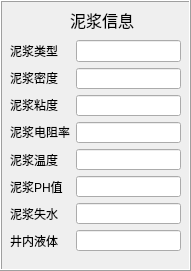
     <widget class="QFrame" name="frame_2">
      <property name="geometry">
       <rect>
        <x>260</x>
        <y>330</y>
        <width>191</width>
        <height>271</height>
       </rect>
      </property>
      <property name="styleSheet">
       <string notr="true">font: 10pt &quot;黑体&quot;;</string>
      </property>
      <property name="frameShape">
       <enum>QFrame::Box</enum>
      </property>
      <property name="frameShadow">
       <enum>QFrame::Raised</enum>
      </property>
      <widget class="QWidget" name="layoutWidget">
       <property name="geometry">
        <rect>
         <x>10</x>
         <y>40</y>
         <width>171</width>
         <height>211</height>
        </rect>
       </property>
       <property name="styleSheet">
        <string notr="true">font: 10pt &quot;黑体&quot;;</string>
       </property>
       <layout class="QGridLayout" name="gridLayout_3">
        <item row="0" column="0">
         <layout class="QVBoxLayout" name="verticalLayout_23">
          <item>
           <widget class="QLabel" name="label_55">
            <property name="styleSheet">
             <string notr="true">font: 10pt &quot;黑体&quot;;</string>
            </property>
            <property name="text">
             <string>泥浆类型</string>
            </property>
           </widget>
          </item>
          <item>
           <widget class="QLabel" name="label_56">
            <property name="styleSheet">
             <string notr="true">font: 10pt &quot;黑体&quot;;</string>
            </property>
            <property name="text">
             <string>泥浆密度</string>
            </property>
           </widget>
          </item>
          <item>
           <widget class="QLabel" name="label_57">
            <property name="styleSheet">
             <string notr="true">font: 10pt &quot;黑体&quot;;</string>
            </property>
            <property name="text">
             <string>泥浆粘度</string>
            </property>
           </widget>
          </item>
          <item>
           <widget class="QLabel" name="label_60">
            <property name="styleSheet">
             <string notr="true">font: 10pt &quot;黑体&quot;;</string>
            </property>
            <property name="text">
             <string>泥浆电阻率</string>
            </property>
           </widget>
          </item>
          <item>
           <widget class="QLabel" name="label_61">
            <property name="styleSheet">
             <string notr="true">font: 10pt &quot;黑体&quot;;</string>
            </property>
            <property name="text">
             <string>泥浆温度</string>
            </property>
           </widget>
          </item>
          <item>
           <widget class="QLabel" name="label_62">
            <property name="styleSheet">
             <string notr="true">font: 10pt &quot;黑体&quot;;</string>
            </property>
            <property name="text">
             <string>泥浆PH值</string>
            </property>
           </widget>
          </item>
          <item>
           <widget class="QLabel" name="label_58">
            <property name="styleSheet">
             <string notr="true">font: 10pt &quot;黑体&quot;;</string>
            </property>
            <property name="text">
             <string>泥浆失水</string>
            </property>
           </widget>
          </item>
          <item>
           <widget class="QLabel" name="label_59">
            <property name="styleSheet">
             <string notr="true">font: 10pt &quot;黑体&quot;;</string>
            </property>
            <property name="text">
             <string>井内液体</string>
            </property>
           </widget>
          </item>
         </layout>
        </item>
        <item row="0" column="1">
         <layout class="QVBoxLayout" name="verticalLayout_24">
          <item>
           <widget class="QLineEdit" name="lineEdit_60">
            <property name="styleSheet">
             <string notr="true">font: 10pt &quot;黑体&quot;;</string>
            </property>
           </widget>
          </item>
          <item>
           <widget class="QLineEdit" name="lineEdit_61">
            <property name="styleSheet">
             <string notr="true">font: 10pt &quot;黑体&quot;;</string>
            </property>
            <property name="text">
             <string/>
            </property>
           </widget>
          </item>
          <item>
           <widget class="QLineEdit" name="lineEdit_62">
            <property name="styleSheet">
             <string notr="true">font: 10pt &quot;黑体&quot;;</string>
            </property>
            <property name="text">
             <string/>
            </property>
           </widget>
          </item>
          <item>
           <widget class="QLineEdit" name="lineEdit_66">
            <property name="styleSheet">
             <string notr="true">font: 10pt &quot;黑体&quot;;</string>
            </property>
            <property name="text">
             <string/>
            </property>
           </widget>
          </item>
          <item>
           <widget class="QLineEdit" name="lineEdit_67">
            <property name="styleSheet">
             <string notr="true">font: 10pt &quot;黑体&quot;;</string>
            </property>
            <property name="text">
             <string/>
            </property>
           </widget>
          </item>
          <item>
           <widget class="QLineEdit" name="lineEdit_68">
            <property name="styleSheet">
             <string notr="true">font: 10pt &quot;黑体&quot;;</string>
            </property>
            <property name="text">
             <string/>
            </property>
           </widget>
          </item>
          <item>
           <widget class="QLineEdit" name="lineEdit_63">
            <property name="styleSheet">
             <string notr="true">font: 10pt &quot;黑体&quot;;</string>
            </property>
            <property name="text">
             <string/>
            </property>
           </widget>
          </item>
          <item>
           <widget class="QLineEdit" name="lineEdit_64">
            <property name="styleSheet">
             <string notr="true">font: 10pt &quot;黑体&quot;;</string>
            </property>
            <property name="text">
             <string/>
            </property>
           </widget>
          </item>
         </layout>
        </item>
       </layout>
      </widget>
      <widget class="QLabel" name="label_45">
       <property name="geometry">
        <rect>
         <x>70</x>
         <y>10</y>
         <width>71</width>
         <height>20</height>
        </rect>
       </property>
       <property name="font">
        <font>
         <family>黑体</family>
         <pointsize>12</pointsize>
         <weight>50</weight>
         <italic>false</italic>
         <bold>false</bold>
        </font>
       </property>
       <property name="styleSheet">
        <string notr="true">font: 12pt &quot;黑体&quot;;</string>
       </property>
       <property name="text">
        <string>泥浆信息</string>
       </property>
      </widget>
     </widget>
